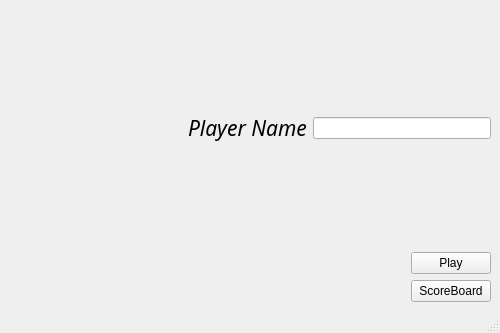
<?xml version="1.0" encoding="UTF-8"?>
<ui version="4.0">
 <class>MainWindow</class>
 <widget class="QMainWindow" name="MainWindow">
  <property name="geometry">
   <rect>
    <x>0</x>
    <y>0</y>
    <width>500</width>
    <height>333</height>
   </rect>
  </property>
  <property name="windowTitle">
   <string>User Control Pad</string>
  </property>
  <property name="styleSheet">
   <string notr="true">MainWindow{
background:url(./figures/background.jpg);
background-repeat: none;
}</string>
  </property>
  <widget class="QWidget" name="centralwidget">
   <layout class="QGridLayout" name="gridLayout">
    <item row="0" column="0">
     <layout class="QVBoxLayout" name="verticalLayout_2">
      <item>
       <spacer name="verticalSpacer">
        <property name="orientation">
         <enum>Qt::Vertical</enum>
        </property>
        <property name="sizeHint" stdset="0">
         <size>
          <width>20</width>
          <height>40</height>
         </size>
        </property>
       </spacer>
      </item>
      <item>
       <layout class="QHBoxLayout" name="horizontalLayout">
        <item>
         <spacer name="horizontalSpacer">
          <property name="orientation">
           <enum>Qt::Horizontal</enum>
          </property>
          <property name="sizeHint" stdset="0">
           <size>
            <width>40</width>
            <height>20</height>
           </size>
          </property>
         </spacer>
        </item>
        <item>
         <widget class="QLabel" name="label">
          <property name="font">
           <font>
            <family>Brush Script MT</family>
            <pointsize>16</pointsize>
            <italic>true</italic>
           </font>
          </property>
          <property name="text">
           <string>Player Name</string>
          </property>
         </widget>
        </item>
        <item>
         <widget class="QLineEdit" name="lineEdit"/>
        </item>
       </layout>
      </item>
      <item>
       <spacer name="verticalSpacer_2">
        <property name="orientation">
         <enum>Qt::Vertical</enum>
        </property>
        <property name="sizeHint" stdset="0">
         <size>
          <width>20</width>
          <height>40</height>
         </size>
        </property>
       </spacer>
      </item>
     </layout>
    </item>
    <item row="1" column="0">
     <layout class="QHBoxLayout" name="horizontalLayout_2">
      <item>
       <spacer name="horizontalSpacer_3">
        <property name="orientation">
         <enum>Qt::Horizontal</enum>
        </property>
        <property name="sizeHint" stdset="0">
         <size>
          <width>40</width>
          <height>20</height>
         </size>
        </property>
       </spacer>
      </item>
      <item>
       <layout class="QVBoxLayout" name="verticalLayout">
        <item>
         <widget class="QPushButton" name="PlayButton">
          <property name="text">
           <string>Play</string>
          </property>
         </widget>
        </item>
        <item>
         <widget class="QPushButton" name="ScoreButton">
          <property name="text">
           <string>ScoreBoard</string>
          </property>
         </widget>
        </item>
       </layout>
      </item>
     </layout>
    </item>
   </layout>
  </widget>
  <widget class="QMenuBar" name="menubar">
   <property name="geometry">
    <rect>
     <x>0</x>
     <y>0</y>
     <width>500</width>
     <height>22</height>
    </rect>
   </property>
  </widget>
  <widget class="QStatusBar" name="statusbar"/>
 </widget>
 <resources/>
 <connections/>
</ui>
